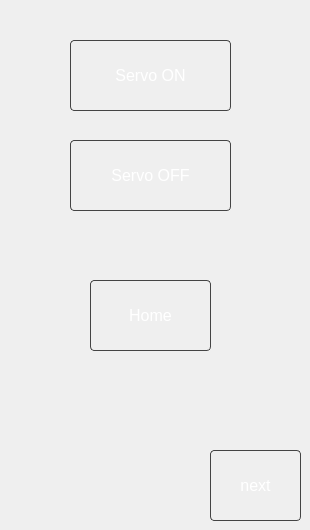
             <widget class="QWidget" name="MotorConfigPage">
              <widget class="QPushButton" name="ServoON">
               <property name="enabled">
                <bool>true</bool>
               </property>
               <property name="geometry">
                <rect>
                 <x>70</x>
                 <y>40</y>
                 <width>161</width>
                 <height>71</height>
                </rect>
               </property>
               <property name="sizePolicy">
                <sizepolicy hsizetype="Minimum" vsizetype="Preferred">
                 <horstretch>0</horstretch>
                 <verstretch>0</verstretch>
                </sizepolicy>
               </property>
               <property name="font">
                <font>
                 <pointsize>12</pointsize>
                </font>
               </property>
               <property name="styleSheet">
                <string notr="true">QPushButton {
    padding: 6px 12px;
    background-color: qlineargradient(
        x1:0, y1:0, x2:0, y2:1,
        stop:0 #1a1a1a, stop:1 #000000
    );
    color: white;
    border: 1px solid #444;
    border-radius: 4px;
}

QPushButton:hover {
    background-color: qlineargradient(
        x1:0, y1:0, x2:0, y2:1,
        stop:0 #2a2a2a, stop:1 #111111
    );
}

QPushButton:checked {
    background-color: #0B76A0;
    border: 1px solid #0B76A0;
}

</string>
               </property>
               <property name="text">
                <string>Servo ON</string>
               </property>
               <property name="checkable">
                <bool>false</bool>
               </property>
               <property name="checked">
                <bool>false</bool>
               </property>
              </widget>
              <widget class="QPushButton" name="HomeMotor">
               <property name="enabled">
                <bool>true</bool>
               </property>
               <property name="geometry">
                <rect>
                 <x>90</x>
                 <y>280</y>
                 <width>121</width>
                 <height>71</height>
                </rect>
               </property>
               <property name="sizePolicy">
                <sizepolicy hsizetype="Minimum" vsizetype="Preferred">
                 <horstretch>0</horstretch>
                 <verstretch>0</verstretch>
                </sizepolicy>
               </property>
               <property name="font">
                <font>
                 <pointsize>12</pointsize>
                </font>
               </property>
               <property name="styleSheet">
                <string notr="true">QPushButton {
    padding: 6px 12px;
    background-color: qlineargradient(
        x1:0, y1:0, x2:0, y2:1,
        stop:0 #1a1a1a, stop:1 #000000
    );
    color: white;
    border: 1px solid #444;
    border-radius: 4px;
}

QPushButton:hover {
    background-color: qlineargradient(
        x1:0, y1:0, x2:0, y2:1,
        stop:0 #2a2a2a, stop:1 #111111
    );
}

QPushButton:checked {
    background-color: #0B76A0;
    border: 1px solid #0B76A0;
}

</string>
               </property>
               <property name="text">
                <string>Home</string>
               </property>
               <property name="checkable">
                <bool>false</bool>
               </property>
              </widget>
              <widget class="QPushButton" name="ServoOFF">
               <property name="enabled">
                <bool>true</bool>
               </property>
               <property name="geometry">
                <rect>
                 <x>70</x>
                 <y>140</y>
                 <width>161</width>
                 <height>71</height>
                </rect>
               </property>
               <property name="sizePolicy">
                <sizepolicy hsizetype="Minimum" vsizetype="Preferred">
                 <horstretch>0</horstretch>
                 <verstretch>0</verstretch>
                </sizepolicy>
               </property>
               <property name="font">
                <font>
                 <pointsize>12</pointsize>
                </font>
               </property>
               <property name="styleSheet">
                <string notr="true">QPushButton {
    padding: 6px 12px;
    background-color: qlineargradient(
        x1:0, y1:0, x2:0, y2:1,
        stop:0 #1a1a1a, stop:1 #000000
    );
    color: white;
    border: 1px solid #444;
    border-radius: 4px;
}

QPushButton:hover {
    background-color: qlineargradient(
        x1:0, y1:0, x2:0, y2:1,
        stop:0 #2a2a2a, stop:1 #111111
    );
}

QPushButton:checked {
    background-color: #0B76A0;
    border: 1px solid #0B76A0;
}

</string>
               </property>
               <property name="text">
                <string>Servo OFF</string>
               </property>
               <property name="checkable">
                <bool>false</bool>
               </property>
               <property name="checked">
                <bool>false</bool>
               </property>
              </widget>
              <widget class="QPushButton" name="MotorConfigNextButton">
               <property name="enabled">
                <bool>true</bool>
               </property>
               <property name="geometry">
                <rect>
                 <x>210</x>
                 <y>450</y>
                 <width>91</width>
                 <height>71</height>
                </rect>
               </property>
               <property name="sizePolicy">
                <sizepolicy hsizetype="Minimum" vsizetype="Preferred">
                 <horstretch>0</horstretch>
                 <verstretch>0</verstretch>
                </sizepolicy>
               </property>
               <property name="font">
                <font>
                 <pointsize>12</pointsize>
                </font>
               </property>
               <property name="styleSheet">
                <string notr="true">QPushButton {
    padding: 6px 12px;
    background-color: qlineargradient(
        x1:0, y1:0, x2:0, y2:1,
        stop:0 #1a1a1a, stop:1 #000000
    );
    color: white;
    border: 1px solid #444;
    border-radius: 4px;
}

QPushButton:hover {
    background-color: qlineargradient(
        x1:0, y1:0, x2:0, y2:1,
        stop:0 #2a2a2a, stop:1 #111111
    );
}

QPushButton:checked {
    background-color: #0B76A0;
    border: 1px solid #0B76A0;
}

</string>
               </property>
               <property name="text">
                <string>next</string>
               </property>
               <property name="checkable">
                <bool>false</bool>
               </property>
              </widget>
             </widget>
